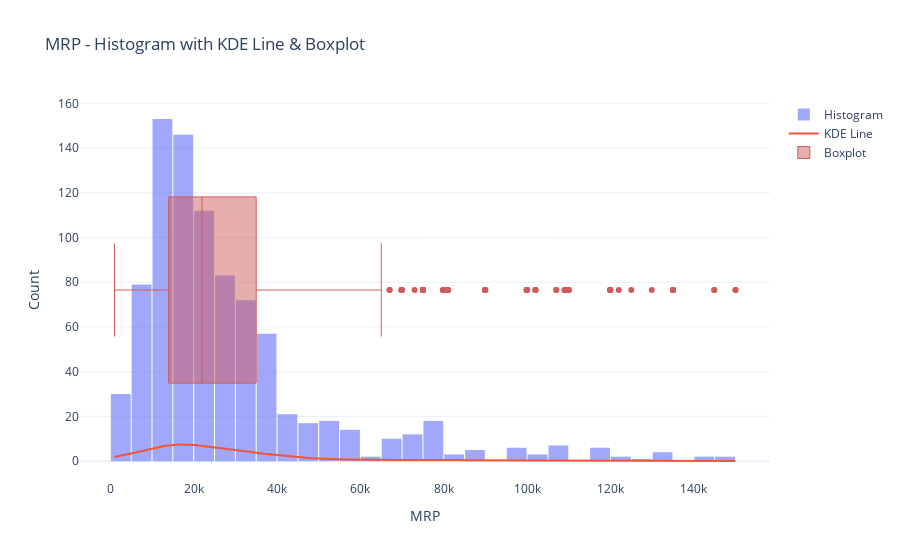
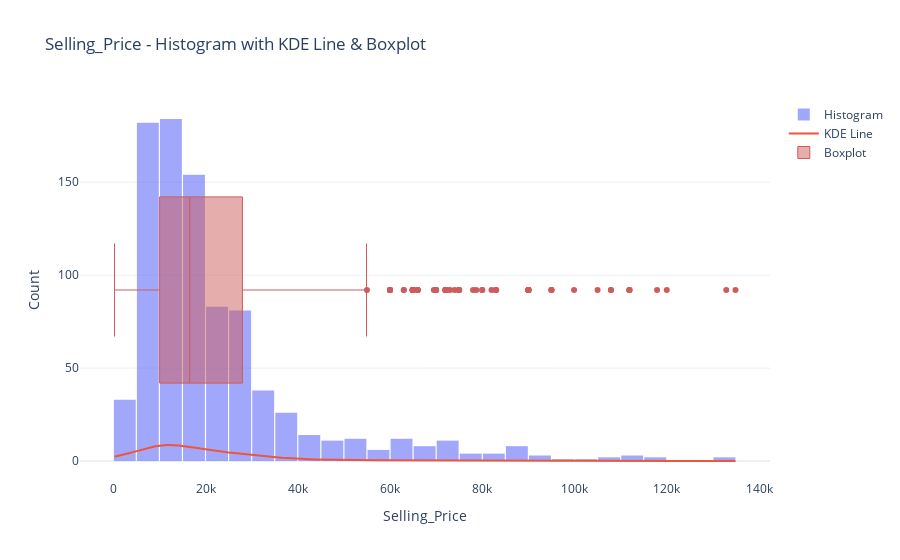
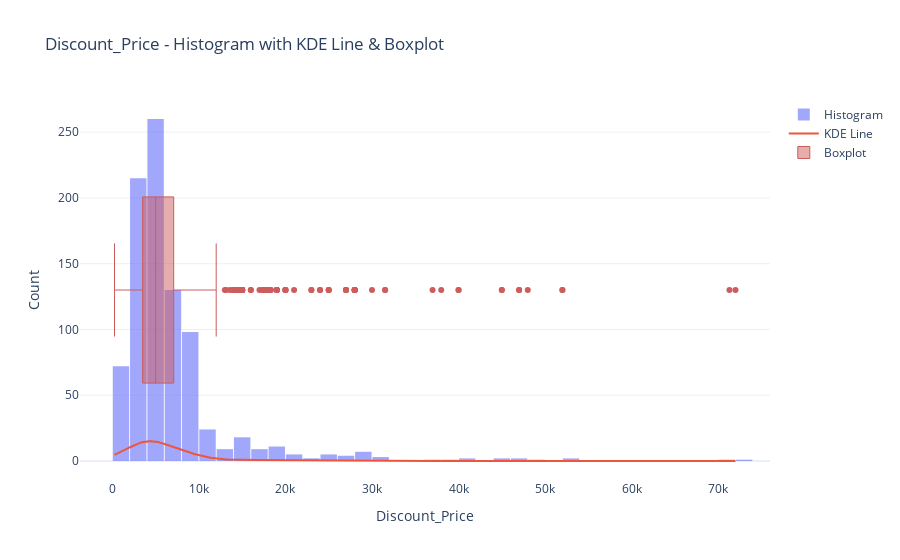
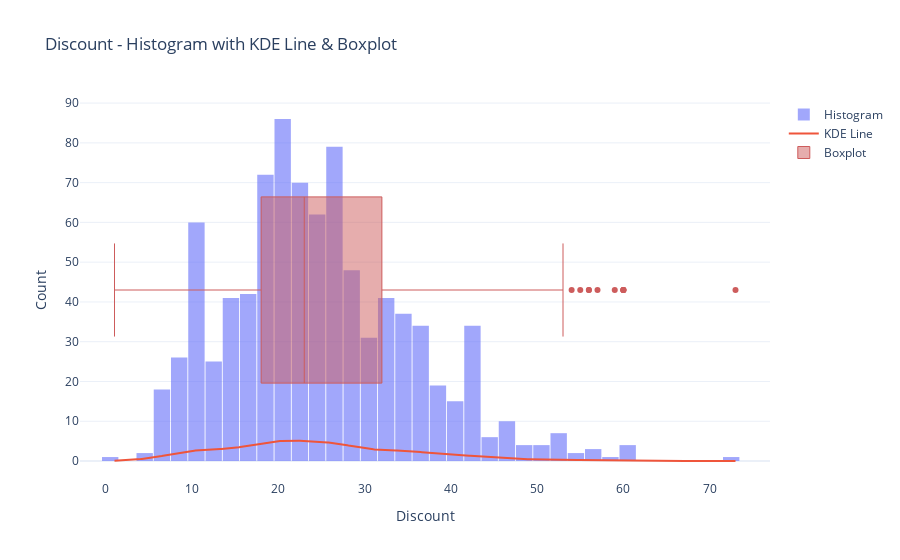

The notebook cell these images were saved under, in order:
### Code cell
import numpy as np
import plotly.graph_objects as go
from scipy.stats import gaussian_kde
for col in features:
    # Drop NaNs and get data
    col_data = df[col].dropna()
    # Histogram
    hist = go.Histogram(x=col_data, nbinsx=40, name='Histogram', opacity=0.6)
    # KDE Line
    kde = gaussian_kde(col_data)
    x_vals = np.linspace(col_data.min(), col_data.max(), 500)
    y_vals = kde(x_vals)    
    # Normalize the KDE line to match histogram scale
    y_vals_scaled = y_vals * len(col_data) * (x_vals[1] - x_vals[0])
    kde_line = go.Scatter(x=x_vals, y=y_vals_scaled, mode='lines', name='KDE Line')
    # Box (side) plot
    box = go.Box(x=col_data, name='Boxplot', boxpoints='outliers', marker_color='indianred', line=dict(width=1), yaxis='y2')
    # Combine all
    fig = go.Figure(data=[hist, kde_line, box])
    # Layout with secondary y-axis for box if needed
    fig.update_layout(title=f"{col} - Histogram with KDE Line & Boxplot",xaxis_title=col,yaxis_title="Count",
                      yaxis2=dict(overlaying='y', side='right', showticklabels=False),bargap=0.05,template="plotly_white")
    fig.show()

### Figure 1 — Plotly figure (JSON) as saved in the notebook; plotly's stock layout.template omitted (floating-point values rounded to 4 significant figures; data arrays with more than 128 entries replaced by an {"elided": "..."} marker saying what was removed)
{"data": [{"name": "Histogram", "nbinsx": 40, "opacity": 0.6, "type": "histogram", "x": {"elided": "885 int values"}}, {"mode": "lines", "name": "KDE Line", "type": "scatter", "x": {"elided": "500 float values"}, "y": {"elided": "500 float values"}}, {"boxpoints": "outliers", "line": {"width": 1}, "marker": {"color": "indianred"}, "name": "Boxplot", "type": "box", "x": {"elided": "885 int values"}, "yaxis": "y2"}], "layout": {"autosize": true, "bargap": 0.05, "title": {"text": "MRP - Histogram with KDE Line & Boxplot"}, "xaxis": {"autorange": true, "range": [-7279.0, 158300.0], "title": {"text": "MRP"}, "type": "linear"}, "yaxis": {"autorange": true, "range": [-8.427, 161.5], "title": {"text": "Count"}, "type": "linear"}, "yaxis2": {"autorange": true, "overlaying": "y", "range": [-0.5, 0.5], "showticklabels": false, "side": "right", "type": "category"}}}

### Figure 2 — Plotly figure (JSON) as saved in the notebook; plotly's stock layout.template omitted (floating-point values rounded to 4 significant figures; data arrays with more than 128 entries replaced by an {"elided": "..."} marker saying what was removed)
{"data": [{"name": "Histogram", "nbinsx": 40, "opacity": 0.6, "type": "histogram", "x": {"elided": "885 int values"}}, {"mode": "lines", "name": "KDE Line", "type": "scatter", "x": {"elided": "500 float values"}, "y": {"elided": "500 float values"}}, {"boxpoints": "outliers", "line": {"width": 1}, "marker": {"color": "indianred"}, "name": "Boxplot", "type": "box", "x": {"elided": "885 int values"}, "yaxis": "y2"}], "layout": {"autosize": true, "bargap": 0.05, "title": {"text": "Selling_Price - Histogram with KDE Line & Boxplot"}, "xaxis": {"autorange": true, "range": [-7213.0, 142400.0], "title": {"text": "Selling_Price"}, "type": "linear"}, "yaxis": {"autorange": true, "range": [-10.19, 194.2], "title": {"text": "Count"}, "type": "linear"}, "yaxis2": {"autorange": true, "overlaying": "y", "range": [-0.5, 0.5], "showticklabels": false, "side": "right", "type": "category"}}}

### Figure 3 — Plotly figure (JSON) as saved in the notebook; plotly's stock layout.template omitted (floating-point values rounded to 4 significant figures; data arrays with more than 128 entries replaced by an {"elided": "..."} marker saying what was removed)
{"data": [{"name": "Histogram", "nbinsx": 40, "opacity": 0.6, "type": "histogram", "x": {"elided": "885 int values"}}, {"mode": "lines", "name": "KDE Line", "type": "scatter", "x": {"elided": "500 float values"}, "y": {"elided": "500 float values"}}, {"boxpoints": "outliers", "line": {"width": 1}, "marker": {"color": "indianred"}, "name": "Boxplot", "type": "box", "x": {"elided": "885 int values"}, "yaxis": "y2"}], "layout": {"autosize": true, "bargap": 0.05, "title": {"text": "Discount_Price - Histogram with KDE Line & Boxplot"}, "xaxis": {"autorange": true, "range": [-3736.0, 75990.0], "title": {"text": "Discount_Price"}, "type": "linear"}, "yaxis": {"autorange": true, "range": [-14.44, 274.4], "title": {"text": "Count"}, "type": "linear"}, "yaxis2": {"autorange": true, "overlaying": "y", "range": [-0.5, 0.5], "showticklabels": false, "side": "right", "type": "category"}}}

### Figure 4 — Plotly figure (JSON) as saved in the notebook; plotly's stock layout.template omitted (floating-point values rounded to 4 significant figures; data arrays with more than 128 entries replaced by an {"elided": "..."} marker saying what was removed)
{"data": [{"name": "Histogram", "nbinsx": 40, "opacity": 0.6, "type": "histogram", "x": {"elided": "885 int values"}}, {"mode": "lines", "name": "KDE Line", "type": "scatter", "x": {"elided": "500 float values"}, "y": {"elided": "500 float values"}}, {"boxpoints": "outliers", "line": {"width": 1}, "marker": {"color": "indianred"}, "name": "Boxplot", "type": "box", "x": {"elided": "885 int values"}, "yaxis": "y2"}], "layout": {"autosize": true, "bargap": 0.05, "title": {"text": "Discount - Histogram with KDE Line & Boxplot"}, "xaxis": {"autorange": true, "range": [-3.0, 77], "title": {"text": "Discount"}, "type": "linear"}, "yaxis": {"autorange": true, "range": [-4.772, 90.78], "title": {"text": "Count"}, "type": "linear"}, "yaxis2": {"autorange": true, "overlaying": "y", "range": [-0.5, 0.5], "showticklabels": false, "side": "right", "type": "category"}}}
